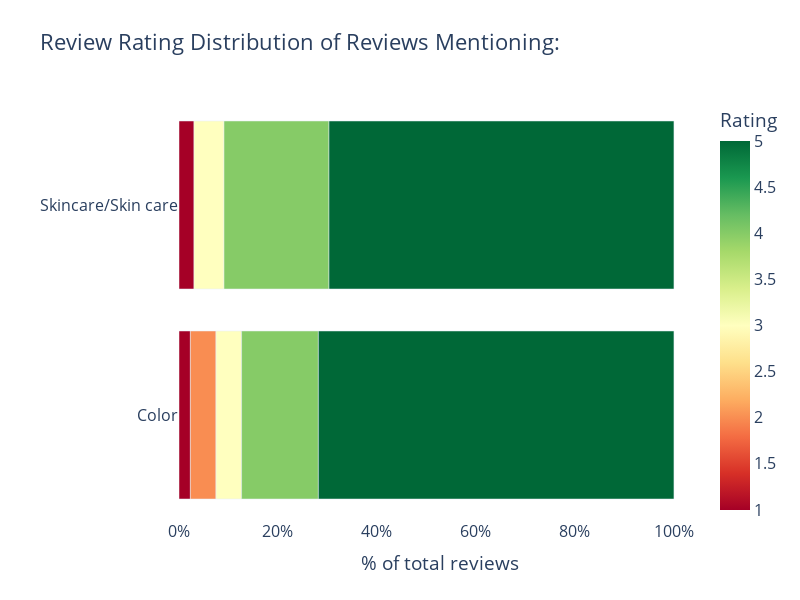

Notebook cell for this chart:
### Code cell
reviews_dist = reviews.groupby("normalized_url")["review_rating"].value_counts(normalize = True).reset_index(name = "percent_reviews").sort_values(["review_rating","normalized_url"])
brands = dict(zip(NORMALIZED_URL_LI,BRAND_NAME_LI))
print(reviews_dist)
reviews_dist["brand"] = reviews_dist["normalized_url"].map(brands)

reviews_dist1 = reviews.groupby("mentions")["review_rating"].value_counts(normalize = True).reset_index(name = "percent_reviews").sort_values(["review_rating","mentions"])
print(reviews_dist1)

fig = px.bar(reviews_dist1, 
                   color="review_rating",
                   x = "percent_reviews",
                   y="mentions", color_continuous_scale='RdYlGn',
                   orientation='h', 
                   barmode="stack",
                   width=800, height=600,
                   title = "Review Rating Distribution of Reviews Mentioning:"
                   )


fig.update_layout(
    plot_bgcolor= 'rgba(0, 0, 0, 0)',
    paper_bgcolor= 'rgba(0, 0, 0, 0)',
    xaxis_title="% of total reviews",
    yaxis_title=" ",
    coloraxis_colorbar=dict(
        title="Rating",
    ),
    font=dict(
        size=16,
    ),
    xaxis=dict(tickformat=".0%")
)
fig.show()

### Figure 1 — Plotly figure (JSON) as saved in the notebook; plotly's stock layout.template omitted (floating-point values rounded to 4 significant figures)
{"data": [{"alignmentgroup": "True", "hovertemplate": "percent_reviews=%{x}<br>mentions=%{y}<br>review_rating=%{marker.color}<extra></extra>", "legendgroup": "", "marker": {"color": [1, 1, 2, 3, 3, 4, 4, 5, 5], "coloraxis": "coloraxis", "pattern": {"shape": ""}}, "name": "", "offsetgroup": "", "orientation": "h", "showlegend": false, "textposition": "auto", "type": "bar", "x": [0.02299, 0.0303, 0.05172, 0.05172, 0.06061, 0.1552, 0.2121, 0.7184, 0.697], "xaxis": "x", "y": ["Color", "Skincare/Skin care", "Color", "Color", "Skincare/Skin care", "Color", "Skincare/Skin care", "Color", "Skincare/Skin care"], "yaxis": "y"}], "layout": {"barmode": "stack", "coloraxis": {"colorbar": {"title": {"text": "Rating"}}, "colorscale": [[0, "rgb(165,0,38)"], [0.1, "rgb(215,48,39)"], [0.2, "rgb(244,109,67)"], [0.3, "rgb(253,174,97)"], [0.4, "rgb(254,224,139)"], [0.5, "rgb(255,255,191)"], [0.6, "rgb(217,239,139)"], [0.7, "rgb(166,217,106)"], [0.8, "rgb(102,189,99)"], [0.9, "rgb(26,152,80)"], [1, "rgb(0,104,55)"]]}, "font": {"size": 16}, "height": 600, "legend": {"tracegroupgap": 0}, "paper_bgcolor": "rgba(0, 0, 0, 0)", "plot_bgcolor": "rgba(0, 0, 0, 0)", "title": {"text": "Review Rating Distribution of Reviews Mentioning:"}, "width": 800, "xaxis": {"anchor": "y", "autorange": true, "domain": [0, 1], "range": [0, 1.053], "tickformat": ".0%", "title": {"text": "% of total reviews"}, "type": "linear"}, "yaxis": {"anchor": "x", "autorange": true, "domain": [0, 1], "range": [-0.5, 1.5], "title": {"text": " "}, "type": "category"}}}
